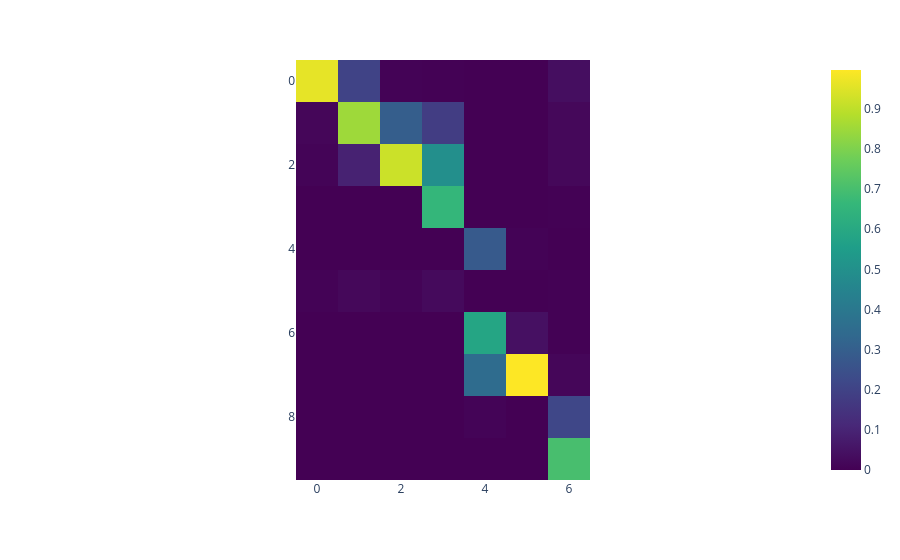

Notebook code cell kept with this figure:
### Markdown cell above
# MAC for identified and modelled modes **pre-updating**

### Code cell
# Compute MAC of identified and modelled modes
n_add_modes = 10 - n_modes
MAC = np.zeros((Phi_id.shape[1] + n_add_modes, Phi_id.shape[1]))   # Initialize MAC matrix
for i in range(Phi_id.shape[1] + n_add_modes):                     # Index over computed modes (larger)
    for j in range(Phi_id.shape[1]):                     # Index over identified modes
        numerator = np.abs(np.conj(Phi_m[:, i]) @ Phi_id[:, j])**2
        denominator = (np.conj(Phi_m[:, i]) @ Phi_m[:, i]) * (np.conj(Phi_id[:, j]) @ Phi_id[:, j])
        MAC[i, j] = numerator / denominator

fig = px.imshow(MAC, color_continuous_scale='Viridis')
fig.show()

### Figure 1 — Plotly figure (JSON) as saved in the notebook; plotly's stock layout.template omitted (floating-point values rounded to 4 significant figures)
{"data": [{"coloraxis": "coloraxis", "hovertemplate": "x: %{x}<br>y: %{y}<br>color: %{z}<extra></extra>", "name": "0", "type": "heatmap", "xaxis": "x", "yaxis": "y", "z": [[0.9616, 0.2009, 0.0057, 0.001897, 8.34e-05, 0.0002324, 0.03633], [0.01419, 0.8495, 0.2979, 0.1799, 0.0001982, 0.0001588, 0.01904], [0.00787, 0.09334, 0.9202, 0.4952, 2.482e-05, 0.0001729, 0.01859], [0.0002254, 6.769e-05, 0.0001016, 0.6589, 7.968e-06, 1.083e-05, 0.002334], [6.195e-08, 1.279e-07, 2.269e-08, 8.804e-08, 0.284, 0.006587, 0.000655], [0.005753, 0.01975, 0.007709, 0.02499, 0.00084, 1.76e-05, 0.001984], [1.461e-07, 3.251e-07, 7.755e-11, 8.388e-08, 0.5861, 0.0424, 0.002519], [1.286e-07, 5.091e-06, 1.479e-06, 1.113e-05, 0.3478, 0.9968, 0.01548], [5.583e-07, 2.977e-06, 8.821e-07, 4.558e-05, 0.008151, 0.001364, 0.2145], [1.367e-07, 2.995e-06, 7.692e-06, 8.489e-07, 1.109e-06, 9.064e-06, 0.7006]]}], "layout": {"coloraxis": {"colorscale": [[0, "#440154"], [0.1111, "#482878"], [0.2222, "#3e4989"], [0.3333, "#31688e"], [0.4444, "#26828e"], [0.5556, "#1f9e89"], [0.6667, "#35b779"], [0.7778, "#6ece58"], [0.8889, "#b5de2b"], [1, "#fde725"]]}, "margin": {"t": 60}, "xaxis": {"anchor": "y", "constrain": "domain", "domain": [0, 1], "scaleanchor": "y"}, "yaxis": {"anchor": "x", "autorange": "reversed", "constrain": "domain", "domain": [0, 1]}}}
